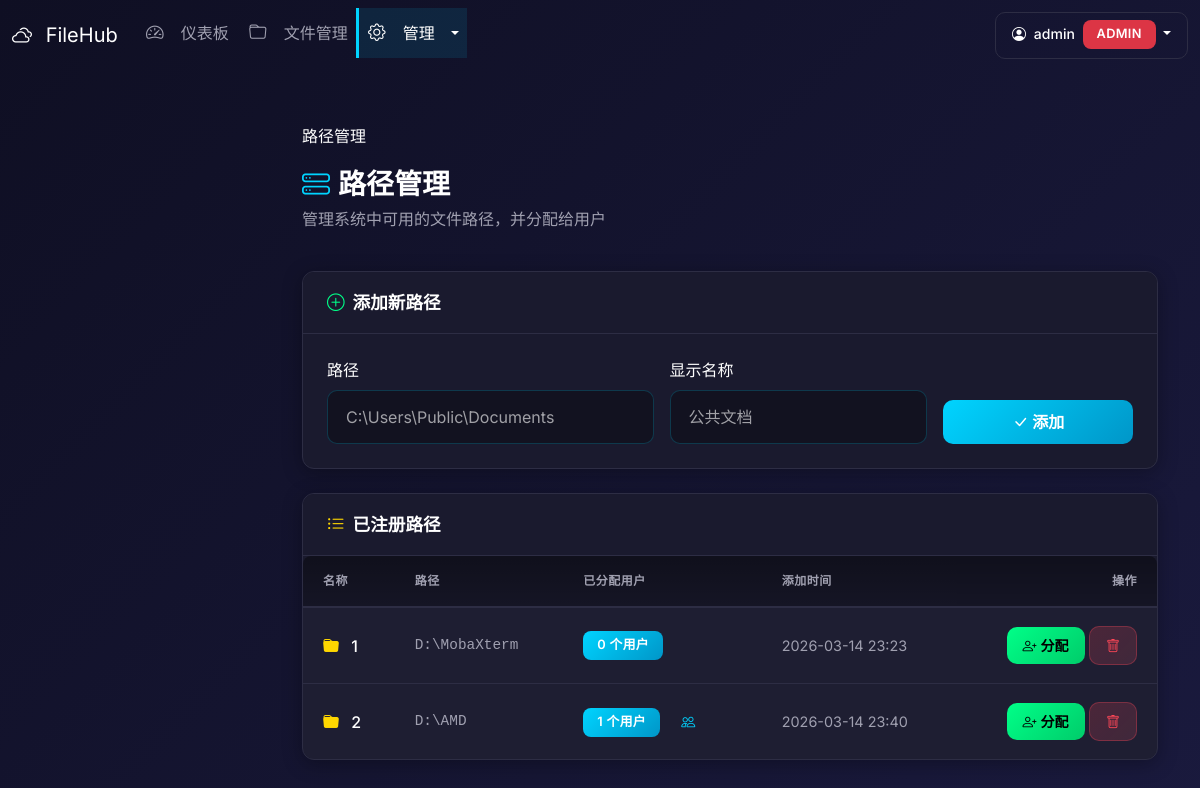
Page /admin/paths (signed in) on the earlier database version.
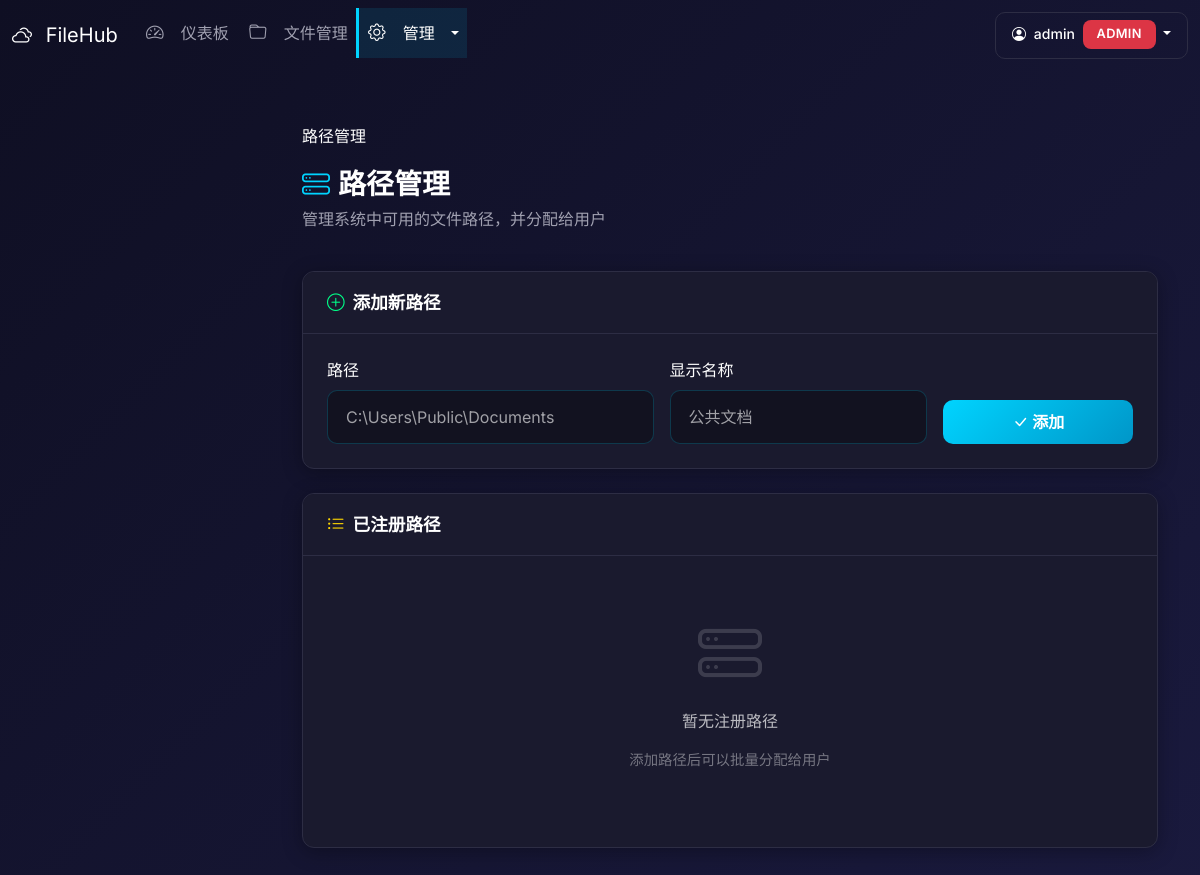
Same page on the later database version.
### database.py (models this page shows, shortened)
class RegisteredPath(Base):
    __tablename__ = 'registered_paths'
    id = Column(Integer, primary_key=True, autoincrement=True)
    path = Column(String(500), unique=True, nullable=False, index=True)
    name = Column(String(100), nullable=False)  # 显示名称
    created_at = Column(DateTime, default=datetime.now)
    created_by = Column(Integer, ForeignKey('users.id'), nullable=True)

### app.py (the view)
@app.route('/admin/paths')
@login_required
@admin_required
def admin_paths():
    from sqlalchemy import func
    db = get_session()
    try:
        registered = db.query(RegisteredPath).all()
        paths = []
        for rp in registered:
            user_count = db.query(func.count(Permission.id)).filter(
                Permission.directory_path == rp.path
            ).scalar()
            perms = db.query(Permission, User).join(
                User, Permission.user_id == User.id
            ).filter(
                Permission.directory_path == rp.path
            ).all()
            user_names = [p[1].username for p in perms] if perms else []
            paths.append({
                'path': rp.path,
                'name': rp.name,
                'user_count': user_count,
                'user_names': user_names,
                'created_at': rp.created_at
            })
        users = get_all_users()
        return render_template('admin/paths.html', paths=paths, users=users)
    finally:
        db.close()

### auth.py (called while the page is built)
def get_user_by_id(user_id):
    db = get_session()
    try:
        return db.query(User).filter(User.id == user_id).first()
    finally:
        db.close()

def get_all_users():
    db = get_session()
    try:
        return db.query(User).order_by(User.created_at.desc()).all()
    finally:
        db.close()

def login_required(f):
    @wraps(f)
    def decorated_function(*args, **kwargs):
        if 'user_id' not in session:
            if request.path.startswith('/api/'):
                return jsonify({'success': False, 'error': '请先登录'}), 401
            flash('请先登录', 'warning')
            return redirect(url_for('login', next=request.url))
        return f(*args, **kwargs)
    return decorated_function

def admin_required(f):
    @wraps(f)
    def decorated_function(*args, **kwargs):
        if 'user_id' not in session:
            if request.path.startswith('/api/'):
                return jsonify({'success': False, 'error': '未登录'}), 401
            flash('请先登录', 'warning')
            return redirect(url_for('login', next=request.url))
        user = get_user_by_id(session['user_id'])
        if not user or user.role != 'admin' or not user.is_active:
            if request.path.startswith('/api/'):
                return jsonify({'success': False, 'error': '权限不足'}), 403
            flash('权限不足', 'danger')
            return redirect(url_for('dashboard'))
        return f(*args, **kwargs)
    return decorated_function

### database.py (called while the page is built)
def get_session():
    return Session()

### templates/admin/paths.html (shortened to what this page needs)
{% extends "base.html" %}
{% block content %}
<div class="row mb-4">
    <div class="col-12">
        <nav aria-label="breadcrumb">
            <ol class="breadcrumb">
                <li class="breadcrumb-item active">路径管理</li>
            </ol>
        </nav>
        <h2 class="page-title">
            <i class="bi bi-hdd-stack me-2" style="color: #00d4ff;"></i>路径管理
        </h2>
        <p class="text-muted">管理系统中可用的文件路径，并分配给用户</p>
    </div>
</div>
<div class="content-card mb-4">
    <div class="card-header-custom">
        <h5 class="text-white mb-0">
            <i class="bi bi-plus-circle me-2" style="color: #00ff88;"></i>添加新路径
        </h5>
    </div>
    <div class="card-body-custom p-4">
        <form id="add-path-form" class="row g-3">
            <div class="col-md-5">
                <label for="new-path" class="form-label text-white fw-medium">路径</label>
                <input type="text" class="form-control" id="new-path"
                       placeholder="C:\Users\Public\Documents" required
                       style="background: rgba(0,0,0,0.3); border: 1px solid rgba(0,212,255,0.2); color: #fff;">
            </div>
            <div class="col-md-4">
                <label for="new-path-name" class="form-label text-white fw-medium">显示名称</label>
                <input type="text" class="form-control" id="new-path-name"
                       placeholder="公共文档" required
                       style="background: rgba(0,0,0,0.3); border: 1px solid rgba(0,212,255,0.2); color: #fff;">
            </div>
            <div class="col-md-3 d-flex align-items-end">
                <button type="submit" class="btn w-100"
                        style="background: linear-gradient(135deg, #00d4ff, #0096c8); color: #fff; border: none; font-weight: 600;">
                    <i class="bi bi-check-lg me-1"></i>添加
                </button>
            </div>
        </form>
    </div>
</div>
<div class="content-card">
    <div class="card-header-custom">
        <h5 class="text-white mb-0">
            <i class="bi bi-list-ul me-2" style="color: #ffd700;"></i>已注册路径
        </h5>
    </div>
    <div class="card-body-custom">
        {% if paths %}
        <div class="table-responsive">
            <table class="table table-hover">
                <thead>
                    <tr>
                        <th>名称</th>
                        <th>路径</th>
                        <th>已分配用户</th>
                        <th>添加时间</th>
                        <th class="text-end">操作</th>
                    </tr>
                </thead>
                <tbody>
                    {% for path in paths %}
                    <tr>
                        <td class="text-white fw-medium">
                            <i class="bi bi-folder-fill me-2" style="color: #ffd700;"></i>
                            {{ path.name }}
                        </td>
                        <td class="text-muted font-monospace small">{{ path.path }}</td>
                        <td>
                            <span class="badge" style="background: linear-gradient(135deg, #00d4ff, #0096c8); color: #fff; font-weight: 600;"
                                  title="{{ path.user_names | join(', ') if path.user_names else '暂无用户' }}">
                                {{ path.user_count }} 个用户
                            </span>
                            {% if path.user_count > 0 %}
                            <button class="btn btn-sm btn-link" onclick="viewPathUsers('{{ path.path }}')"
                                    style="color: #00d4ff; text-decoration: none;">
                                <i class="bi bi-people"></i>
                            </button>
                            {% endif %}
                        </td>
                        <td class="text-muted small">
                            {{ path.created_at.strftime('%Y-%m-%d %H:%M') if path.created_at else '-' }}
                        </td>
                        <td class="text-end">
                            <button class="btn btn-sm"
                                    onclick="assignPathToUser('{{ path.path | replace('\\', '\\\\') }}', '{{ path.name }}')"
                                    style="background: linear-gradient(135deg, #00ff88, #00cc6a); color: #000; border: none; font-weight: 600;">
                                <i class="bi bi-person-plus me-1"></i>分配
                            </button>
                            <button class="btn btn-sm delete-path-btn"
                                    data-path="{{ path.path | e }}"
                                    style="background: linear-gradient(135deg, rgba(255,71,87,0.2), rgba(255,99,113,0.15)); color: #ff4757; border: 1px solid rgba(255,71,87,0.3); font-weight: 500;">
                                <i class="bi bi-trash"></i>
                            </button>
                        </td>
                    </tr>
                    {% endfor %}
                </tbody>
            </table>
        </div>
        {% else %}
        <div class="empty-state">
            <i class="bi bi-hdd-stack display-4" style="color: rgba(255,255,255,0.3);"></i>
            <p class="mt-3" style="color: rgba(255,255,255,0.7); font-weight: 500;">暂无注册路径</p>
            <p style="color: rgba(255,255,255,0.4); font-size: 0.9rem;">添加路径后可以批量分配给用户</p>
        </div>
        {% endif %}
    </div>
</div>
{% endblock %}

### templates/base.html (shortened to what this page needs)
<!DOCTYPE html>
<html lang="zh-CN">
<head>
    <link href="https://cdn.jsdelivr.net/npm/bootstrap@5.3.0/dist/css/bootstrap.min.css" rel="stylesheet">
    <link href="https://cdn.jsdelivr.net/npm/bootstrap-icons@1.10.0/font/bootstrap-icons.css" rel="stylesheet">
    <link href="{{ url_for('static', filename='css/style.css') }}" rel="stylesheet">
</head>
<body>
    {% if session.user_id %}
    <nav class="navbar navbar-expand-lg navbar-dark">
        <div class="container-fluid">
            <a class="navbar-brand" href="{{ url_for('dashboard') }}">
                <i class="bi bi-clouds me-2"></i>
                <span class="brand-text">FileHub</span>
            </a>
            <div class="collapse navbar-collapse" id="navbarNav">
                <ul class="navbar-nav me-auto">
                    <li class="nav-item">
                        <a class="nav-link {% if request.endpoint == 'dashboard' %}active{% endif %}" href="{{ url_for('dashboard') }}">
                            <i class="bi bi-speedometer2 me-1"></i>仪表板
                        </a>
                    </li>
                    <li class="nav-item">
                        <a class="nav-link {% if request.endpoint == 'files' %}active{% endif %}" href="{{ url_for('files') }}">
                            <i class="bi bi-folder me-1"></i>文件管理
                        </a>
                    </li>
                    {% if session.role == 'admin' %}
                    <li class="nav-item dropdown">
                        <a class="nav-link dropdown-toggle {% if 'admin' in request.endpoint %}active{% endif %}"
                           href="#" role="button" data-bs-toggle="dropdown">
                            <i class="bi bi-gear me-1"></i>管理
                        </a>
                    </li>
                    {% endif %}
                </ul>
                <div class="d-flex align-items-center">
                    <div class="dropdown">
                        <button class="btn btn-outline-light btn-sm dropdown-toggle" type="button"
                                data-bs-toggle="dropdown" aria-expanded="false">
                            <i class="bi bi-person-circle me-1"></i>
                            {{ session.username }}
                            {% if session.role == 'admin' %}
                            <span class="badge bg-danger ms-1">ADMIN</span>
                            {% endif %}
                        </button>
                    </div>
                </div>
            </div>
        </div>
    </nav>
    {% endif %}
    <main class="{% if session.user_id %}main-content{% endif %}">
        <div class="{% if session.user_id %}container-fluid{% endif %} py-4">
            {% block content %}{% endblock %}
        </div>
    </main>
</body>
</html>

### static/css/style.css (style rules this page uses)
:root { --primary-color: #00d4ff; --secondary-color: #7b2cbf; --success-color: #00ff88; --danger-color: #ff4757; --warning-color: #ffa502; --info-color: #00d4ff; --dark-bg: #0f0f23; --card-bg: #1a1a2e; --border-color: #2d2d44; --text-primary: #ffffff; --text-secondary: #a0a0b0; }
* { margin: 0; padding: 0; box-sizing: border-box; }
body { font-family: 'Inter', -apple-system, BlinkMacSystemFont, 'Segoe UI', Roboto, sans-serif; background: linear-gradient(135deg, #0f0f23 0%, #1a1a3e 100%); color: var(--text-primary); min-height: 100vh; }
.text-muted, .text-secondary, .text-dark { color: var(--text-secondary) !important; }
.form-control, .form-control::placeholder { color: #fff !important; }
.form-control::placeholder { opacity: 0.6; }
.nav-item { margin-bottom: 4px; }
.nav-link { display: flex; align-items: center; gap: 12px; padding: 12px 20px; color: var(--text-secondary); text-decoration: none; transition: all 0.2s ease; border-left: 3px solid transparent; }
.nav-link:hover, .nav-link.active { background: rgba(0, 212, 255, 0.1); color: var(--text-primary); border-left-color: var(--primary-color); }
.nav-link i { font-size: 1.1rem; width: 20px; text-align: center; }
.main-content { margin-left: 260px; padding: 30px; min-height: 100vh; }
.page-title { font-size: 1.75rem; font-weight: 700; color: var(--text-primary); margin-bottom: 5px; }
.content-card { background: var(--card-bg); border: 1px solid var(--border-color); border-radius: 12px; overflow: hidden; margin-bottom: 20px; box-shadow: 0 4px 20px rgba(0, 0, 0, 0.3); }
.card-header-custom { padding: 20px 24px; background: #1a1a2e; border-bottom: 1px solid var(--border-color); display: flex; justify-content: space-between; align-items: center; }
.card-header-custom h5 { margin: 0; font-weight: 600; font-size: 1.1rem; color: var(--text-primary); display: flex; align-items: center; }
.card-body-custom { padding: 0; }
.btn { border-radius: 8px; padding: 10px 20px; font-weight: 500; transition: all 0.2s ease; }
.btn-outline-light { background: transparent; border: 1px solid var(--border-color); color: var(--text-secondary); }
.badge { padding: 8px 14px; border-radius: 8px; font-weight: 600; font-size: 0.8rem; letter-spacing: 0.3px; transition: all 0.2s ease; }
.form-control, .form-select { background: rgba(0, 0, 0, 0.3); border: 1px solid var(--border-color); color: var(--text-primary); border-radius: 10px; padding: 14px 18px; font-size: 1rem; transition: all 0.2s ease; }
.btn { border-radius: 10px; padding: 10px 20px; font-weight: 500; transition: all 0.2s ease; border: 1px solid transparent; }
.btn-outline-light { border-color: var(--border-color); color: var(--text-primary); }
.btn-sm { padding: 8px 16px; font-size: 0.875rem; }
.empty-state { text-align: center; padding: 60px 20px; color: var(--text-secondary); }
.empty-state i { font-size: 4rem; opacity: 0.5; }
.empty-state p { margin-top: 16px; font-size: 1rem; }
.breadcrumb { background: transparent; padding: 0; margin-bottom: 20px; }
.breadcrumb-item.active { color: var(--text-primary); }
.content-card { animation: fadeIn 0.3s ease; }

Differences in the rows shown:
removed RegisteredPath: name "1", path "D:\\MobaXterm", user_count "0", created_at "2026-03-14 23:23"
removed RegisteredPath: name "2", path "D:\\AMD", user_count "1", created_at "2026-03-14 23:40"
Other differences:
text no longer shown: "名称 路径 已分配用户 添加时间 操作"
text now shown: "暂无注册路径 添加路径后可以批量分配给用户"
